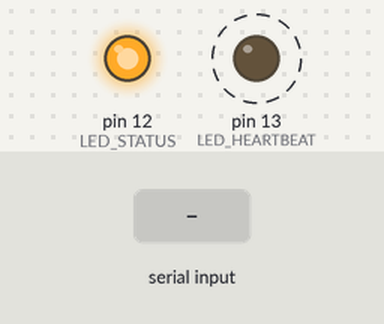
Recording of a sketch running on a simulated Arduino Nano, built with avr-gcc and run on an emulated ATmega328P. On the bench: output pins drawn as LEDs (lit = HIGH). Dashed ring = blinking. The inputs (shaded band) are chosen by the test bench. Random numbers use the default seed unless the sketch sets one; what the sketch prints to the serial monitor is not drawn.

Above: at 3.3 s.
3.4 s: "RESET\n" received over the second serial link
At 3.58 s:
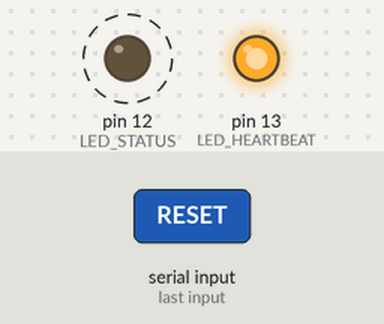
6.4 s: "GET_SENSORS\n" received over the second serial link
9.4 s: "CALIBRATE\n" received over the second serial link
At 9.51 s:
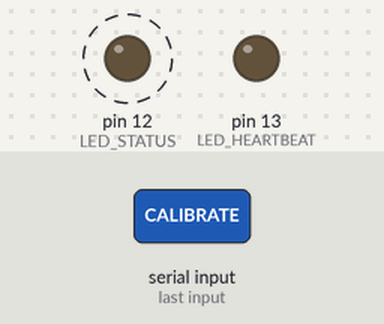
Timing chart, 0 to 18.4 s (numbered marks = the images above; inputs shaded):
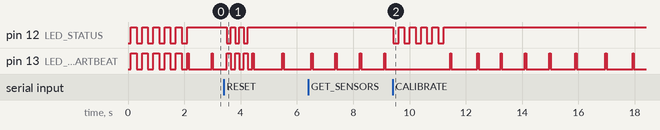

The sketch:

arduino_nano_demo.ino
```cpp
/*
 * Rescue.net AI - Arduino Nano Hackathon Demo
 *
 * This version simulates sensor data for hackathon demonstration
 * Works without physical sensors, generates realistic health data
 * Communicates with ESP32 for complete system demo
 *
 * Author: Rescue.net AI Team for CIH 2.0
 * Date: June 2025
 * Version: 1.0 (Hackathon Demo)
 */

#include <SoftwareSerial.h>

// Pin Definitions
#define LED_HEARTBEAT 13  // Built-in LED for heartbeat indication
#define LED_STATUS 12     // Status LED
#define ESP32_TX_PIN 2    // TX to ESP32
#define ESP32_RX_PIN 3    // RX from ESP32

// Demo Configuration
#define DATA_SEND_INTERVAL 3000  // Send data every 3 seconds
#define EMERGENCY_SIMULATION_INTERVAL 60000  // Simulate emergency every 60 seconds

// Communication
SoftwareSerial esp32Serial(ESP32_RX_PIN, ESP32_TX_PIN);

// Sensor Data Structure
struct SensorReadings {
  float heartRate;
  float temperature;
  float accelerationX;
  float accelerationY;
  float accelerationZ;
  float totalAcceleration;
  boolean fallDetected;
  unsigned long timestamp;
};

SensorReadings currentReadings;

// Demo variables
unsigned long lastDataSend = 0;
unsigned long lastHeartbeat = 0;
unsigned long startTime = 0;
int dataCounter = 0;
boolean emergencySimulated = false;

void setup() {
  Serial.begin(9600);
  esp32Serial.begin(9600);

  Serial.println("=== Rescue.net AI - Arduino Nano Demo ===");
  Serial.println("Sensor Controller for Hackathon Demo");
  Serial.println("Generating simulated health sensor data...");

  // Initialize pins
  pinMode(LED_HEARTBEAT, OUTPUT);
  pinMode(LED_STATUS, OUTPUT);

  // Initialize demo data
  initializeDemoData();

  startTime = millis();

  Serial.println("Arduino Nano sensor controller ready!");

  // Startup LED sequence
  for (int i = 0; i < 5; i++) {
    digitalWrite(LED_STATUS, HIGH);
    digitalWrite(LED_HEARTBEAT, HIGH);
    delay(200);
    digitalWrite(LED_STATUS, LOW);
    digitalWrite(LED_HEARTBEAT, LOW);
    delay(200);
  }

  digitalWrite(LED_STATUS, HIGH); // Keep status LED on
}

void loop() {
  // Handle communication with ESP32
  handleESP32Communication();

  // Generate demo sensor data
  generateDemoSensorData();

  // Simulate heartbeat LED
  simulateHeartbeatLED();

  // Send data periodically
  if (millis() - lastDataSend > DATA_SEND_INTERVAL) {
    sendSensorData();
    lastDataSend = millis();
    dataCounter++;
  }

  // Simulate emergency scenarios for demo
  simulateEmergencyScenarios();

  // Print status to serial monitor
  if (dataCounter % 10 == 0 && dataCounter > 0) {
    printSensorStatus();
  }

  delay(100);  // Small delay for stability
}

void initializeDemoData() {
  currentReadings.heartRate = 72.0;
  currentReadings.temperature = 36.5;
  currentReadings.accelerationX = 0.1;
  currentReadings.accelerationY = 0.2;
  currentReadings.accelerationZ = 9.8;
  currentReadings.totalAcceleration = 9.82;
  currentReadings.fallDetected = false;
  currentReadings.timestamp = 0;
}

void generateDemoSensorData() {
  // Simulate realistic heart rate variations
  float baseHeartRate = 72.0;
  currentReadings.heartRate = baseHeartRate + sin(millis() * 0.001) * 8 + random(-3, 4);

  // Keep heart rate in realistic range
  if (currentReadings.heartRate < 60) currentReadings.heartRate = 60;
  if (currentReadings.heartRate > 100) currentReadings.heartRate = 100;

  // Simulate temperature variations
  float baseTemp = 36.5;
  currentReadings.temperature = baseTemp + sin(millis() * 0.0005) * 0.3 + random(-10, 11) / 100.0;

  // Simulate accelerometer data (normal movement)
  currentReadings.accelerationX = sin(millis() * 0.003) * 0.5 + random(-20, 21) / 100.0;
  currentReadings.accelerationY = cos(millis() * 0.002) * 0.3 + random(-15, 16) / 100.0;
  currentReadings.accelerationZ = 9.8 + sin(millis() * 0.001) * 0.2 + random(-10, 11) / 100.0;

  // Calculate total acceleration
  currentReadings.totalAcceleration = sqrt(
    currentReadings.accelerationX * currentReadings.accelerationX +
    currentReadings.accelerationY * currentReadings.accelerationY +
    currentReadings.accelerationZ * currentReadings.accelerationZ
  );

  currentReadings.timestamp = millis();
}

void simulateEmergencyScenarios() {
  // Simulate different emergency scenarios for demo
  unsigned long runtime = millis() - startTime;

  // Scenario 1: High heart rate emergency (every 2 minutes)
  if (runtime % 120000 < 5000 && runtime > 30000) {
    currentReadings.heartRate = 140 + random(0, 20);
    if (!emergencySimulated) {
      Serial.println("DEMO: Simulating high heart rate emergency");
      emergencySimulated = true;
    }
  }
  // Scenario 2: Fall detection (every 3 minutes)
  else if (runtime % 180000 < 3000 && runtime > 60000) {
    currentReadings.fallDetected = true;
    currentReadings.totalAcceleration = 15.0 + random(0, 50) / 10.0;
    if (!emergencySimulated) {
      Serial.println("DEMO: Simulating fall detection emergency");
      sendEmergencyAlert();
      emergencySimulated = true;
    }
  }
  // Scenario 3: Temperature emergency (every 4 minutes)
  else if (runtime % 240000 < 4000 && runtime > 90000) {
    currentReadings.temperature = 38.5 + random(0, 15) / 10.0;
    if (!emergencySimulated) {
      Serial.println("DEMO: Simulating fever emergency");
      emergencySimulated = true;
    }
  }
  else {
    // Reset emergency simulation
    if (emergencySimulated) {
      currentReadings.fallDetected = false;
      emergencySimulated = false;
      Serial.println("Emergency simulation ended");
    }
  }
}

void simulateHeartbeatLED() {
  // Blink heartbeat LED based on heart rate
  unsigned long heartbeatInterval = 60000 / currentReadings.heartRate; // ms per beat

  if (millis() - lastHeartbeat > heartbeatInterval) {
    digitalWrite(LED_HEARTBEAT, HIGH);
    delay(50);  // Short pulse
    digitalWrite(LED_HEARTBEAT, LOW);
    lastHeartbeat = millis();
  }
}

void handleESP32Communication() {
  // Check for commands from ESP32
  if (esp32Serial.available()) {
    String command = esp32Serial.readStringUntil('\n');
    command.trim();

    if (command == "GET_SENSORS") {
      sendSensorData();
      Serial.println("ESP32 requested sensor data");
    }
    else if (command == "CALIBRATE") {
      calibrateSensors();
      Serial.println("ESP32 requested calibration");
    }
    else if (command == "RESET") {
      resetSensorData();
      Serial.println("ESP32 requested reset");
    }
    else if (command == "DIAGNOSTIC_TEST") {
      esp32Serial.println("NANO_OK");
      Serial.println("ESP32 diagnostic test - responded OK");
    }
    else if (command.startsWith("EMERGENCY")) {
      Serial.println("Emergency command from ESP32: " + command);
    }
    else {
      Serial.println("Unknown command from ESP32: " + command);
    }
  }
}

void sendSensorData() {
  currentReadings.timestamp = millis();

  // Format: "HR:75.2,TEMP:36.8,BP:120.5,AX:0.1,AY:0.2,AZ:9.8,FALL:0"
  String dataString = "HR:" + String(currentReadings.heartRate, 1) + ",";
  dataString += "TEMP:" + String(currentReadings.temperature, 1) + ",";
  dataString += "BP:" + String(estimateBloodPressure(), 1) + ",";
  dataString += "AX:" + String(currentReadings.accelerationX, 2) + ",";
  dataString += "AY:" + String(currentReadings.accelerationY, 2) + ",";
  dataString += "AZ:" + String(currentReadings.accelerationZ, 2) + ",";
  dataString += "FALL:" + String(currentReadings.fallDetected ? 1 : 0);

  // Send to ESP32
  esp32Serial.println(dataString);

  // Send to serial monitor for debugging
  Serial.println("→ ESP32: " + dataString);
}

void sendEmergencyAlert() {
  // Send immediate emergency alert to ESP32
  String alertString = "EMERGENCY:FALL_DETECTED,";
  alertString += "HR:" + String(currentReadings.heartRate, 1) + ",";
  alertString += "TEMP:" + String(currentReadings.temperature, 1) + ",";
  alertString += "ACCEL:" + String(currentReadings.totalAcceleration, 1) + ",";
  alertString += "TIME:" + String(millis());

  esp32Serial.println(alertString);
  Serial.println("🚨 EMERGENCY ALERT → ESP32: " + alertString);

  // Blink both LEDs rapidly for emergency
  for (int i = 0; i < 10; i++) {
    digitalWrite(LED_HEARTBEAT, HIGH);
    digitalWrite(LED_STATUS, LOW);
    delay(100);
    digitalWrite(LED_HEARTBEAT, LOW);
    digitalWrite(LED_STATUS, HIGH);
    delay(100);
  }
  digitalWrite(LED_STATUS, HIGH); // Keep status LED on
}

float estimateBloodPressure() {
  // Simplified blood pressure estimation based on heart rate and other factors
  // This is a very basic estimation and should not be used for medical diagnosis

  if (currentReadings.heartRate == 0) {
    return 0.0;
  }

  // Basic estimation formula (not medically accurate, for demo only)
  float systolic = 90 + (currentReadings.heartRate - 70) * 0.8;

  // Adjust for temperature (hyperthermia can increase BP)
  if (currentReadings.temperature > 37.5) {
    systolic += (currentReadings.temperature - 37.5) * 3;
  }

  // Adjust for stress/emergency (higher heart rate = higher BP)
  if (currentReadings.heartRate > 100) {
    systolic += (currentReadings.heartRate - 100) * 0.5;
  }

  // Constrain to reasonable values
  if (systolic < 80) systolic = 80;
  if (systolic > 180) systolic = 180;

  return systolic;
}

void calibrateSensors() {
  Serial.println("🔧 Calibrating sensors...");

  // Simulate calibration process
  for (int i = 0; i < 5; i++) {
    digitalWrite(LED_STATUS, LOW);
    delay(200);
    digitalWrite(LED_STATUS, HIGH);
    delay(200);
  }

  // Reset to baseline values
  initializeDemoData();

  Serial.println("✅ Sensor calibration complete");
  esp32Serial.println("CALIBRATION_COMPLETE");
}

void resetSensorData() {
  // Reset all sensor data to default values
  initializeDemoData();

  dataCounter = 0;
  emergencySimulated = false;
  startTime = millis();

  Serial.println("🔄 Sensor data reset complete");
  esp32Serial.println("RESET_COMPLETE");

  // LED feedback
  for (int i = 0; i < 3; i++) {
    digitalWrite(LED_HEARTBEAT, HIGH);
    digitalWrite(LED_STATUS, LOW);
    delay(150);
    digitalWrite(LED_HEARTBEAT, LOW);
    digitalWrite(LED_STATUS, HIGH);
    delay(150);
  }
}

void printSensorStatus() {
  unsigned long runtime = (millis() - startTime) / 1000;

  Serial.println("=== ARDUINO NANO SENSOR STATUS ===");
  Serial.println("Runtime: " + String(runtime) + " seconds");
  Serial.println("Data packets sent: " + String(dataCounter));
  Serial.println("Heart Rate: " + String(currentReadings.heartRate, 1) + " BPM");
  Serial.println("Temperature: " + String(currentReadings.temperature, 2) + " °C");
  Serial.println("Acceleration X: " + String(currentReadings.accelerationX, 2) + " g");
  Serial.println("Acceleration Y: " + String(currentReadings.accelerationY, 2) + " g");
  Serial.println("Acceleration Z: " + String(currentReadings.accelerationZ, 2) + " g");
  Serial.println("Total Acceleration: " + String(currentReadings.totalAcceleration, 2) + " g");
  Serial.println("Fall Detected: " + String(currentReadings.fallDetected ? "YES" : "NO"));
  Serial.println("Estimated BP: " + String(estimateBloodPressure(), 1) + " mmHg");
  Serial.println("Emergency Mode: " + String(emergencySimulated ? "YES" : "NO"));
  Serial.println("Memory Usage: " + String(freeMemory()) + " bytes free");
  Serial.println("===================================");
}

// Memory check function
int freeMemory() {
  extern int __heap_start, *__brkval;
  int v;
  return (int) &v - (__brkval == 0 ? (int) &__heap_start : (int) __brkval);
}

// Health data validation
boolean validateHealthData() {
  // Check if sensor readings are within realistic ranges
  if (currentReadings.heartRate < 30 || currentReadings.heartRate > 220) {
    Serial.println("⚠️ Warning: Heart rate out of normal range");
    return false;
  }

  if (currentReadings.temperature < 30.0 || currentReadings.temperature > 45.0) {
    Serial.println("⚠️ Warning: Temperature out of normal range");
    return false;
  }

  if (currentReadings.totalAcceleration < 0 || currentReadings.totalAcceleration > 30.0) {
    Serial.println("⚠️ Warning: Acceleration out of normal range");
    return false;
  }

  return true;
}

// System health check
void performSystemHealthCheck() {
  Serial.println("🔍 Performing system health check...");

  // Check memory
  int freeRam = freeMemory();
  if (freeRam < 500) {
    Serial.println("⚠️ Low memory warning: " + String(freeRam) + " bytes");
  } else {
    Serial.println("✅ Memory OK: " + String(freeRam) + " bytes free");
  }

  // Check data validity
  if (validateHealthData()) {
    Serial.println("✅ Sensor data validation passed");
  } else {
    Serial.println("❌ Sensor data validation failed");
  }

  // Check communication
  esp32Serial.println("HEALTH_CHECK");
  delay(1000);

  if (esp32Serial.available()) {
    String response = esp32Serial.readString();
    if (response.indexOf("OK") != -1) {
      Serial.println("✅ ESP32 communication OK");
    } else {
      Serial.println("⚠️ ESP32 communication issue");
    }
  } else {
    Serial.println("⚠️ No response from ESP32");
  }

  Serial.println("🏁 System health check complete");
}

// Demo mode announcements
void announceDemo() {
  Serial.println("");
  Serial.println("🎯 === HACKATHON DEMO MODE ACTIVE ===");
  Serial.println("📡 Generating realistic health sensor data");
  Serial.println("💓 Heart rate: Simulated with natural variations");
  Serial.println("🌡️ Temperature: Simulated body temperature");
  Serial.println("📱 Accelerometer: Simulated movement and fall detection");
  Serial.println("🚨 Emergency scenarios: Automatically triggered for demo");
  Serial.println("🔗 Communication: Active with ESP32 main controller");
  Serial.println("⏰ Data transmission: Every 3 seconds");
  Serial.println("=====================================");
  Serial.println("");
}
```

Measured:
- after the input at 3.4 s, pin 12 (LED_STATUS): alternates HIGH for 0.15 s and LOW for 0.15 s, 6 changes in all, then stays HIGH, starting after 0.11 s
- after the input at 9.4 s, pin 12 (LED_STATUS): alternates HIGH for 0.20 s and LOW for 0.20 s, 10 changes in all, then stays HIGH, starting at once
